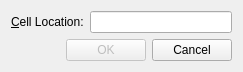
<?xml version="1.0" encoding="UTF-8"?>
<ui version="4.0">
 <class>GoToCellDialog</class>
 <widget class="QDialog" name="GoToCellDialog">
  <property name="geometry">
   <rect>
    <x>0</x>
    <y>0</y>
    <width>243</width>
    <height>71</height>
   </rect>
  </property>
  <property name="windowTitle">
   <string>Dialog</string>
  </property>
  <layout class="QVBoxLayout" name="verticalLayout">
   <item>
    <layout class="QHBoxLayout" name="horizontalLayout">
     <item>
      <widget class="QLabel" name="label">
       <property name="text">
        <string>&amp;Cell Location:</string>
       </property>
       <property name="buddy">
        <cstring>lineEdit</cstring>
       </property>
      </widget>
     </item>
     <item>
      <widget class="QLineEdit" name="lineEdit"/>
     </item>
    </layout>
   </item>
   <item>
    <layout class="QHBoxLayout" name="horizontalLayout_2">
     <item>
      <spacer name="horizontalSpacer">
       <property name="orientation">
        <enum>Qt::Horizontal</enum>
       </property>
       <property name="sizeHint" stdset="0">
        <size>
         <width>40</width>
         <height>20</height>
        </size>
       </property>
      </spacer>
     </item>
     <item>
      <widget class="QPushButton" name="okButton">
       <property name="enabled">
        <bool>false</bool>
       </property>
       <property name="text">
        <string>OK</string>
       </property>
      </widget>
     </item>
     <item>
      <widget class="QPushButton" name="cancelButton">
       <property name="text">
        <string>Cancel</string>
       </property>
      </widget>
     </item>
    </layout>
   </item>
  </layout>
 </widget>
 <resources/>
 <connections/>
</ui>
